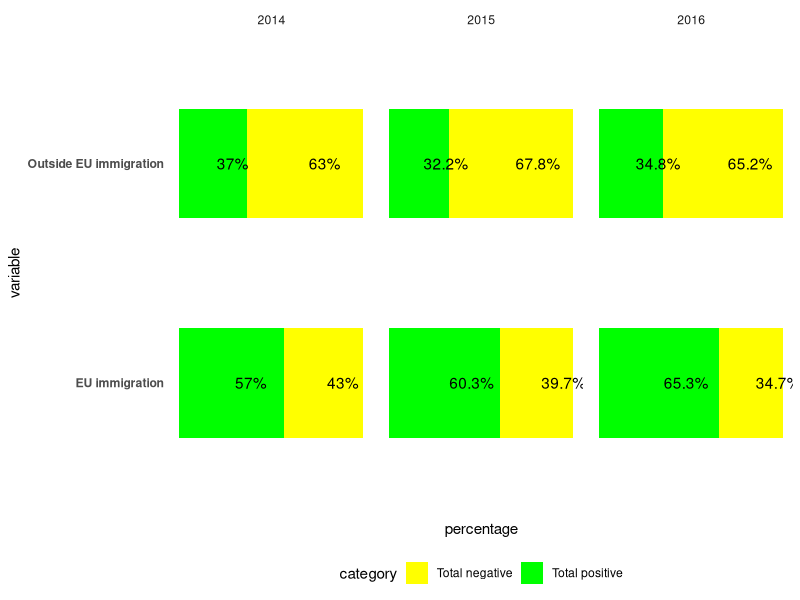
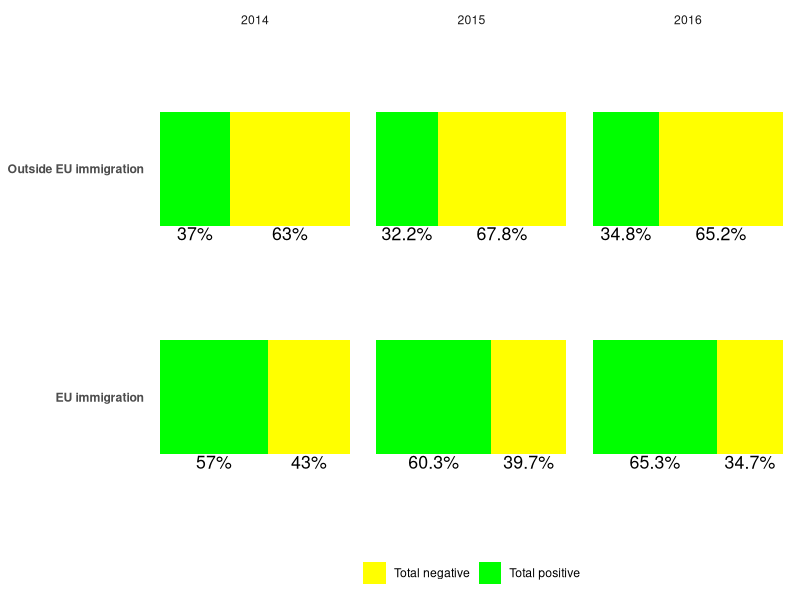

Generate these figures, in order, with R:
# Copyright (C) 2023 Macarena Picazo Mora
# Examining the effect of the Refugee Crisis. The relationship between attitudes toward Immigration and public Euroscepticism in EU member states

library(haven)
library(ggplot2)
library(gridExtra)
library(svglite)
library(dplyr)

# Create the data frame
df <- data.frame(
  variable = c("EU immigration", "EU immigration", "Outside EU immigration", "Outside EU immigration",
               "EU immigration", "EU immigration", "Outside EU immigration", "Outside EU immigration",
               "EU immigration", "EU immigration", "Outside EU immigration", "Outside EU immigration"),
  category = c("Total positive", "Total negative", "Total positive", "Total negative",
               "Total positive", "Total negative", "Total positive", "Total negative",
               "Total positive", "Total negative", "Total positive", "Total negative"),
  percentage = c(57.01404, 42.98596, 36.98738, 63.01262,
                 60.32656, 39.67344, 32.17286, 67.82714,
                 65.29526, 34.70474, 34.78632, 65.21368),
  year = c(2014, 2014, 2014, 2014,
           2015, 2015, 2015, 2015,
           2016, 2016, 2016, 2016)
)

# Convert year to a factor for correct ordering in the plot
df$year <- factor(df$year, levels = c(2014, 2015, 2016))

# Plot the data
ggplot(df, aes(x = variable, y = percentage, fill = category)) +
  geom_col(position = "stack", width = 0.5) +  # Make the bars less thick
  geom_text(aes(label = paste0(round(percentage, 1), "%")), position = position_stack(vjust = 0.5), hjust = -0.1) +
  scale_fill_manual(values = c("Total positive" = "green", "Total negative" = "yellow")) +  # Change colors
  theme_minimal() +  # Use a minimal theme
  theme(
    panel.grid.major = element_blank(), 
    panel.grid.minor = element_blank(),
    panel.background = element_rect(fill = "transparent", colour = NA),  # Transparent background
    axis.text.x = element_blank(),  # Erase x-axis text
    axis.text.y = element_text(face = "bold"),  # Make y-axis text bold
    axis.ticks = element_blank(),  # Erase axis ticks
    plot.background = element_rect(fill = "transparent", colour = NA),  # Transparent plot background
    legend.position = "bottom"
  ) +
  coord_flip() +  # Make bars horizontal
  facet_wrap(~year) +  # Create a separate bar plot for each year
  labs()  # Delete titles

# Plot the data
ggplot(df, aes(x = variable, y = percentage, fill = category)) +
  geom_col(position = "stack", width = 0.5) +  # Make the bars less thick
  geom_text(aes(label = paste0(round(percentage, 1), "%")), vjust = 5.5, size = 4.5,  # Place the text below bars and increase font size
            position = position_stack(vjust = 0.5)) +
  scale_fill_manual(values = c("Total negative" = "yellow", "Total positive" = "green")) +  # Swap the order of the elements in the legend
  theme_minimal() +  # Use a minimal theme
  theme(
    panel.grid.major = element_blank(), 
    panel.grid.minor = element_blank(),
    panel.background = element_rect(fill = "transparent", colour = NA),  # Transparent background
    axis.text.x = element_blank(),  # Erase x-axis text
    axis.text.y = element_text(face = "bold"),  # Make y-axis text bold
    axis.ticks = element_blank(),  # Erase axis ticks
    plot.background = element_rect(fill = "transparent", colour = NA),  # Transparent plot background
    legend.position = "bottom",
    legend.title = element_blank(),  # Erase legend title,
    axis.title = element_blank()
  ) +
  coord_flip() +  # Make bars horizontal
  facet_wrap(~year) +  # Create a separate bar plot for each year
  labs(x = NULL, y = NULL)  # Delete x and y axis titles

# Convert variable to a factor for correct ordering in the plot
df$variable <- factor(df$variable, levels = c("Outside EU immigration", "EU immigration"))

# Plot the data
plot <- ggplot(df, aes(x = variable, y = percentage, fill = category)) +
  geom_col(position = "stack", width = 0.5) +  # Make the bars less thick
  geom_text(aes(label = paste0(round(percentage, 1), "%")), vjust = 5, size = 4.5,  # Place the text below bars and increase font size
            position = position_stack(vjust = 0.5)) +
  scale_fill_manual(values = c("Total positive" = "#226ce3", "Total negative" = "#e32222"), guide = guide_legend(reverse=TRUE)) +  # Swap the order of the elements in the legend
  theme_minimal() +  # Use a minimal theme
  theme(
    panel.grid.major = element_blank(), 
    panel.grid.minor = element_blank(),
    panel.background = element_rect(fill = "transparent", colour = NA),  # Transparent background
    axis.text.x = element_blank(),  # Erase x-axis text
    axis.text.y = element_text(face = "bold", size = 10),  # Make y-axis text bold and increase font size
    strip.text = element_text(face = "bold", size = 12),  # Increase font size of the strip text
    axis.ticks = element_blank(),  # Erase axis ticks
    plot.background = element_rect(fill = "transparent", colour = NA),  # Transparent plot background
    legend.position = "bottom",
    legend.title = element_blank()  # Erase legend title
  ) +
  coord_flip() +  # Make bars horizontal
  facet_wrap(~year) +  # Create a separate bar plot for each year
  labs(x = NULL, y = NULL)  # Delete x and y axis titles
